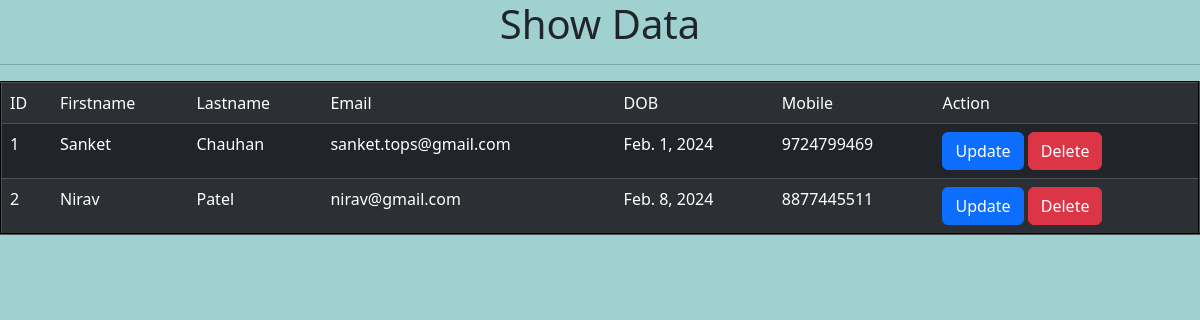
The app's page /showdata/, older data.
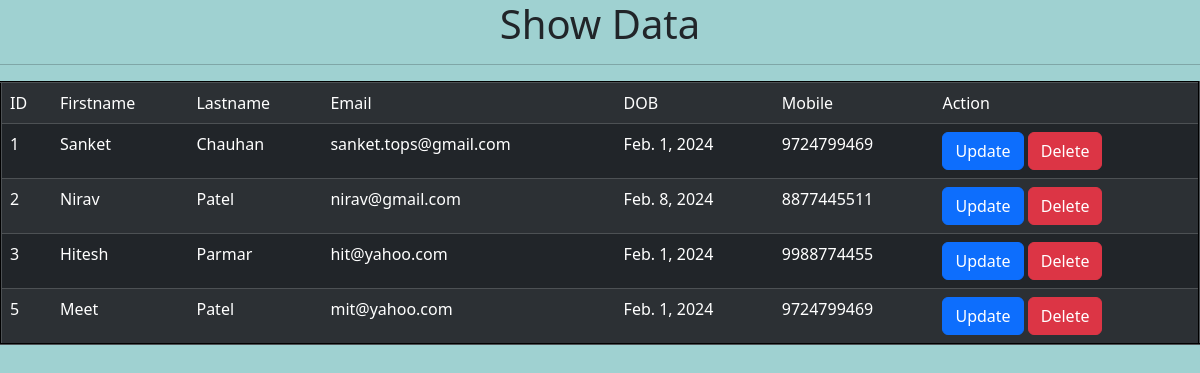
The same page, newer data.
### myapp/models.py (models this page shows)
class studinfo(models.Model):
    firstname=models.CharField(max_length=20)
    lastname=models.CharField(max_length=20)
    email=models.EmailField()
    dob=models.DateField()
    mobile=models.BigIntegerField()

### myapp/views.py (the view)
# urls.py: path('showdata/',views.showdata,name='showdata'),
def showdata(request):
    stdata=studinfo.objects.all()
    return render(request,'showdata.html',{'stdata':stdata})

### myapp/templates/showdata.html (shortened to what this page needs)
<!DOCTYPE html>
<html lang="en">
<head>
    <link href="https://cdn.jsdelivr.net/npm/bootstrap@5.3.2/dist/css/bootstrap.min.css" rel="stylesheet"
>
</head>
<body style="background-color: rgb(159, 209, 209);">
    <center>
        <h1>Show Data</h1>
    </center>
    <hr>
    <table class="table table-dark table-striped" align="center" border="2">
        <tr>
            <td>ID</td>
            <td>Firstname</td>
            <td>Lastname</td>
            <td>Email</td>
            <td>DOB</td>
            <td>Mobile</td>
            <td>Action</td>
        </tr>
        {% for i in stdata %}
        <tr>
            <td>{{i.id}}</td>
            <td>{{i.firstname}}</td>
            <td>{{i.lastname}}</td>
            <td>{{i.email}}</td>
            <td>{{i.dob}}</td>
            <td>{{i.mobile}}</td>
            <td><a class="btn btn-primary" href="/updatedata/{{i.id}}" >Update</a>
            <a class="btn btn-danger" href="/deletedata/{{i.id}}" >Delete</a></td>
        </tr>
        {% endfor %}
    </table>
</body>
</html>

Row changes from the older to the newer data that the page shows:
added studinfo: id "3", firstname "Hitesh", lastname "Parmar", email "hit@yahoo.com", dob "Feb. 1, 2024", mobile "9988774455"
added studinfo: id "5", firstname "Meet", lastname "Patel", email "mit@yahoo.com", dob "Feb. 1, 2024", mobile "9724799469"
